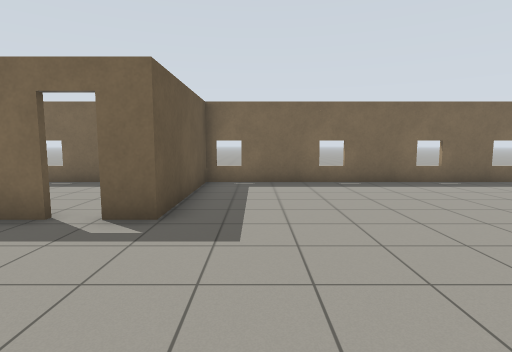
View 1 (above)

12 first-person views from a walk through a robot-simulator world made for Gazebo. The camera is 1.2 m above the floor, tilts 6° down and sees 80° across. The floor is counted in squares, 1 m on a side. Each view is taken from the middle of a square. On the plan, view 1 faces up. The plan holds only what a view shows up to about 13 squares ahead; the rest is blank.

View 2
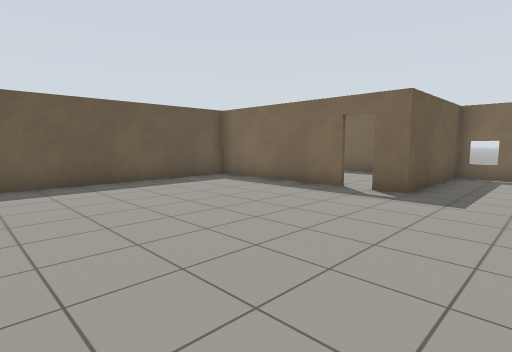

View 3
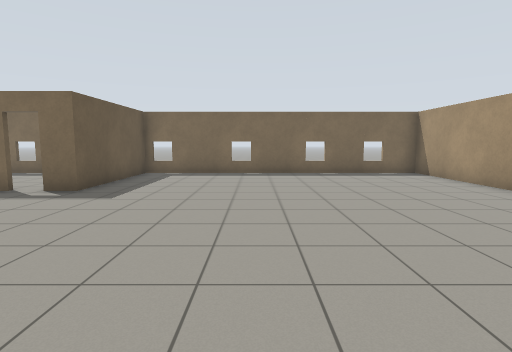

View 4
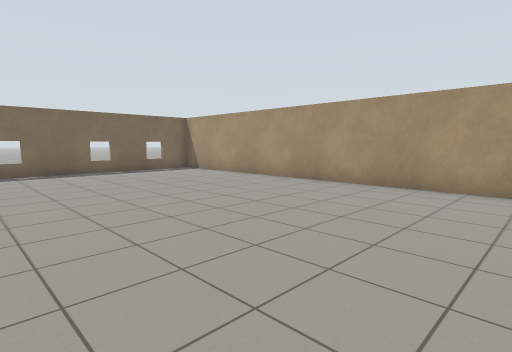

View 5
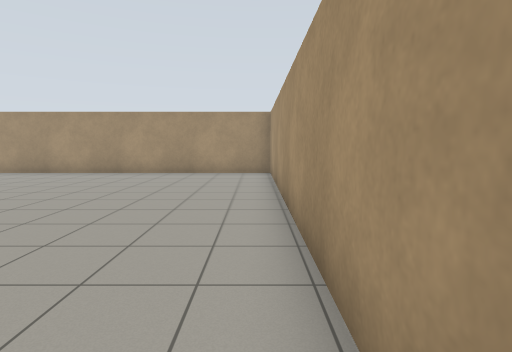

View 6
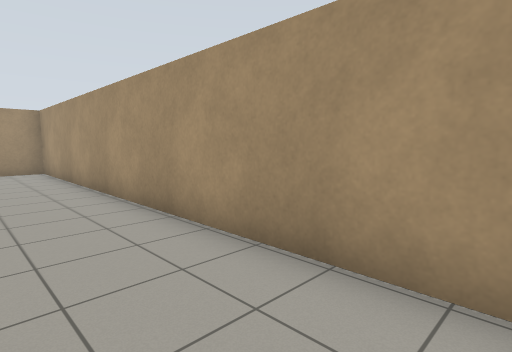

View 7
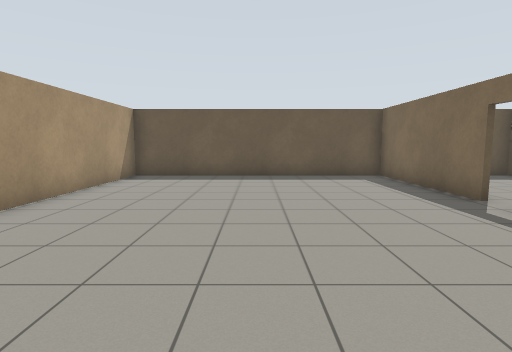

View 8
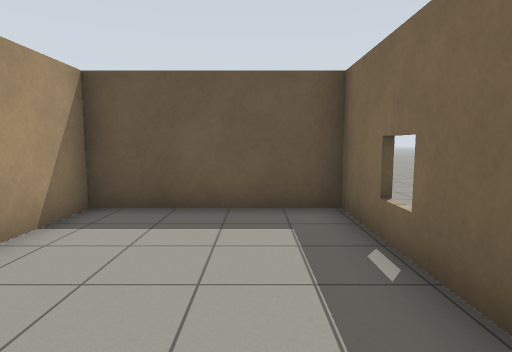

View 9
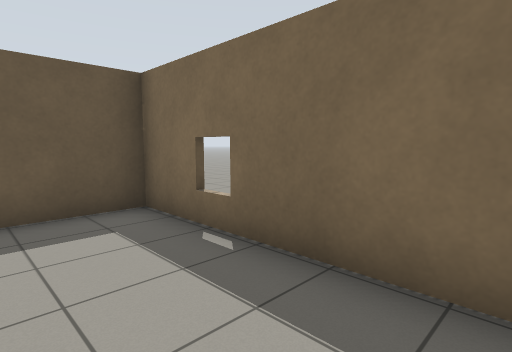

View 10
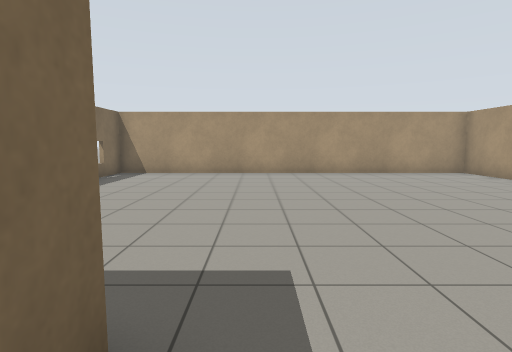

View 11
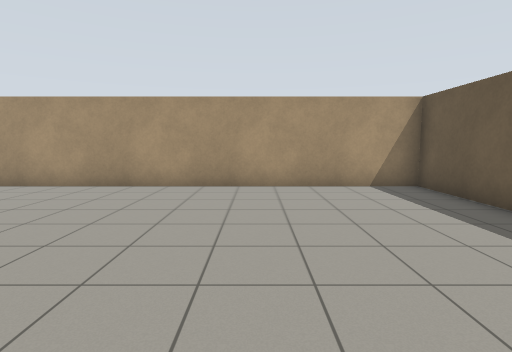

View 12
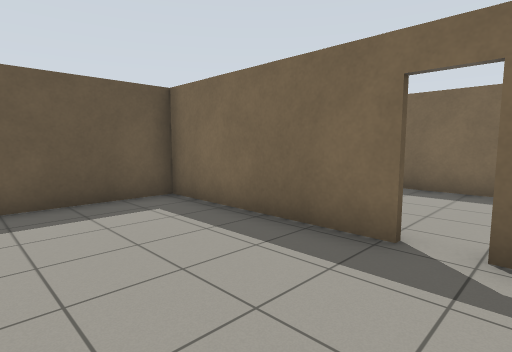

### Floor plan
Ten units are one square. View 1 is at (0, 0); x grows to the right and y downward. Boxes are objects, and circles mark ways between rooms. Rooms are numbered by the first view taken in them; rooms with no view inside come last. Other rooms are left out.
<svg viewBox="-91 -101 192 152">
<path fill="none" stroke="#000" d="M-32 -47 -86 -47M-86 -51 -86 46 96 46 96 -96 -16 -96 -16 -47 -25 -47M-30 -96 -86 -96 -86 -51M-86 -49 -65 -49"/>
<circle cx="-30" cy="-50" r="3" fill="#2a7"/>
<text x="10" y="-20">1</text>
<text x="-50" y="-80">2</text>
</svg>
Room 1 opens to room 2.

Where each view was taken, in squares from view 1:
view 1: 0 up, 0 right, facing up
view 2: 3 down, 1 right, facing up-left
view 3: 3 down, 3 right, facing up
view 4: 4 down, 1 right, facing up-right
view 5: 4 down, 3 left, facing right
view 6: 2 down, 5 left, facing down-right
view 7: 0 up, 3 right, facing left
view 8: 8 up, 3 left, facing left
view 9: 7 up, 3 left, facing up-left
view 10: 4 up, 3 left, facing right
view 11: 4 up, 4 left, facing down
view 12: 1 up, 2 left, facing up-left
